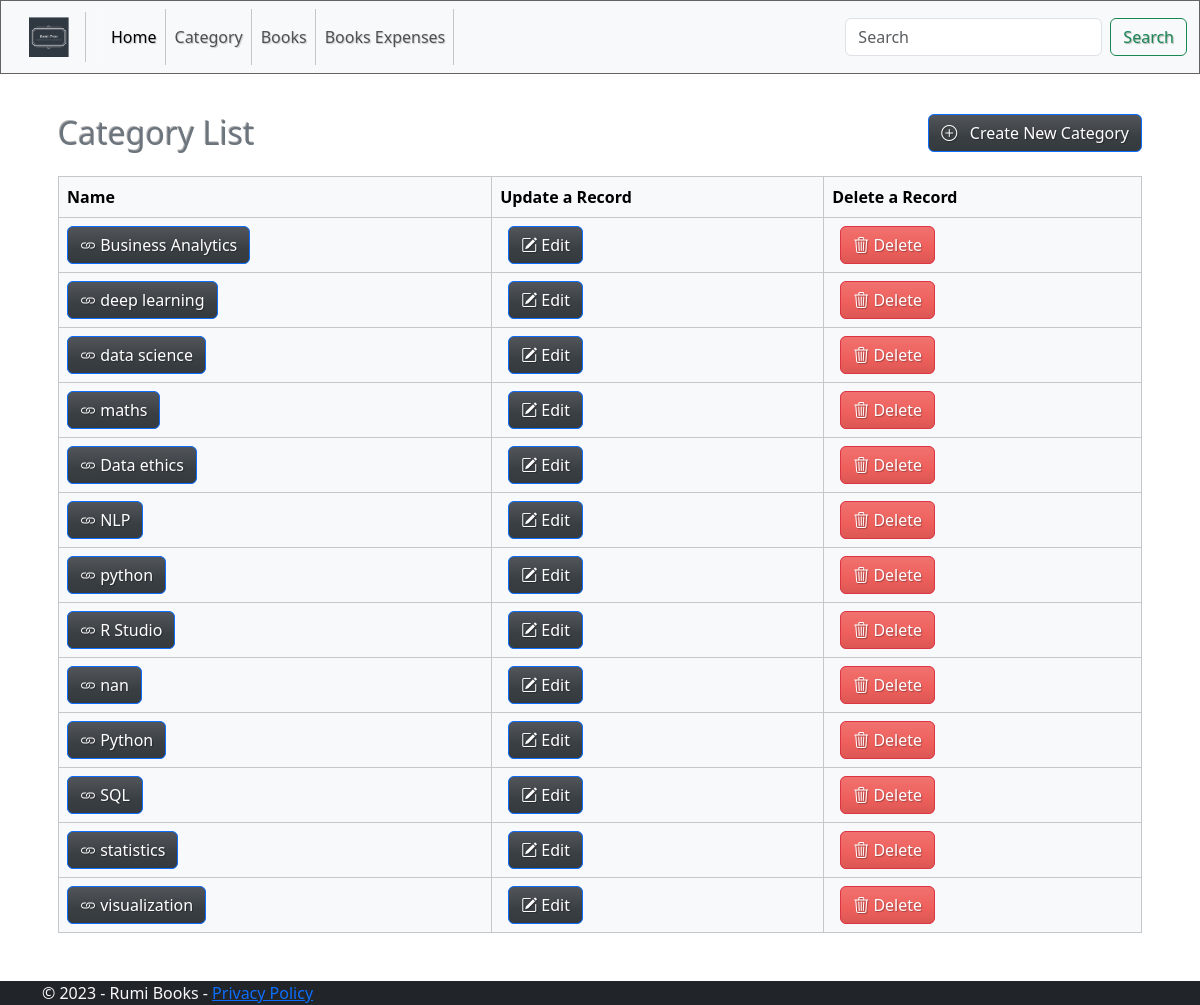
Page /categories/ on the earlier database version.
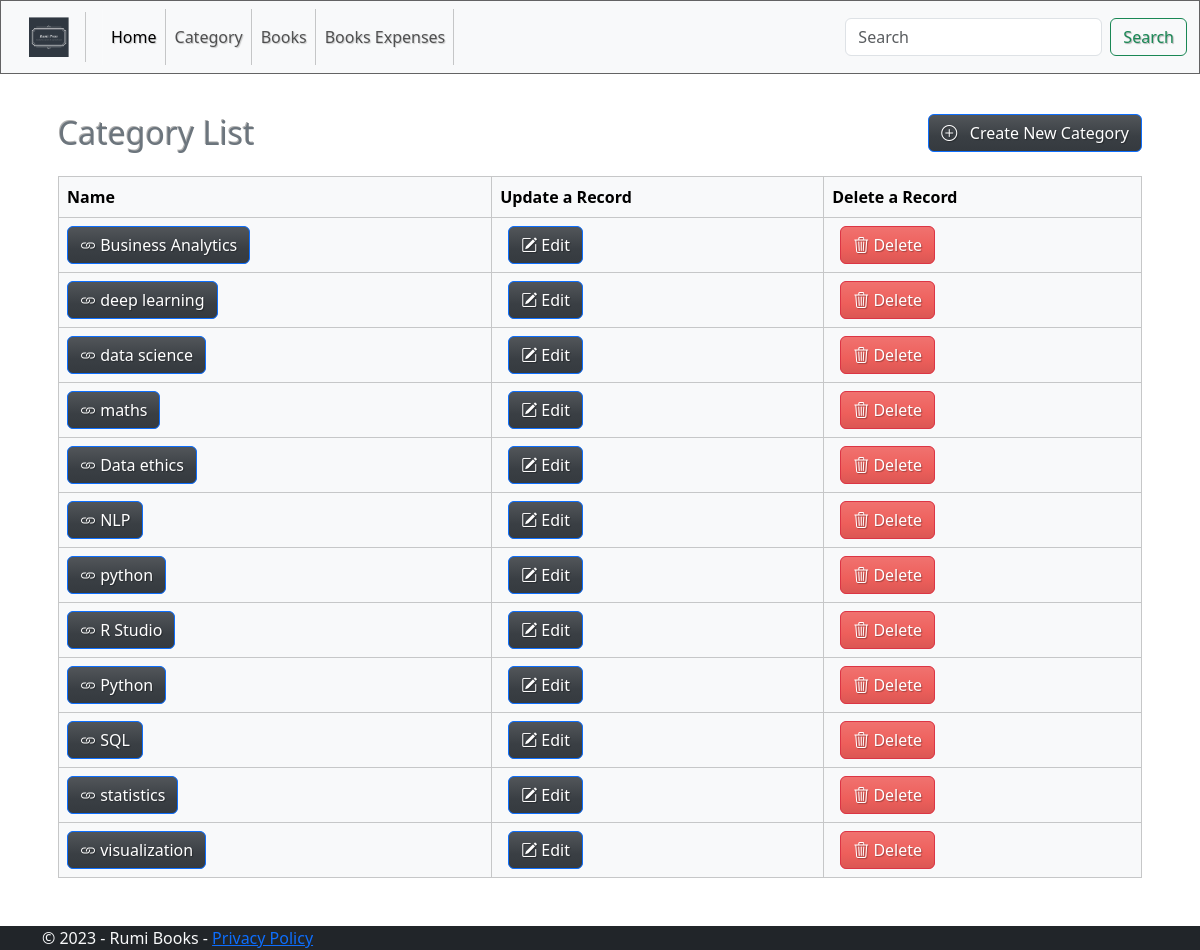
Same page on the later database version.
### rumi_app/models.py (models this page shows, shortened)
class Category(models.Model):
    slug = models.SlugField()
    name = models.CharField(max_length=255, db_index=True)

### rumi_app/views.py (the view)
# urls.py: path('categories/', CategoryListView.as_view(), name='category_list'),
class CategoryListView(ListView):
    model = Category
    template_name = 'category/category_list.html'
    context_object_name = 'categories'

### templates/category/category_list.html
{% extends 'base.html' %}
{% block content %}
  <div class="container p-3">
    <div class="row pt-4 mb-3">
        <div class="col-6">
            <h2 class="text-secondary"> Category List </h2>
        </div>
        <div class="col-6 text-end">
            <a href="{% url 'category_create' %}" class="btn btn-primary">
                <i class="bi bi-plus-circle"></i> &nbsp; Create New Category
            </a>
        </div>
    </div>
  <table class="table table-bordered table-light tabble-striped" style="width: 100%;">
    <thead>
      <tr>
        <th>Name</th>
        <th>Update a Record</th>
        <th>Delete a Record</th>
      </tr>
    </thead>
    <tbody>
      {% for category in categories %}
        <tr>
          <td width="40%">
            <a href="{% url 'books_by_category' category.id %}" class="btn btn-primary" > <i class="bi bi-link"></i> {{ category.name }}</a>
        </td>
          <td>
            <div class="w-auto btn-group" role="group">
              <a class="btn btn-primary mx-2" href="{% url 'category_update' category.id %}" >
                  <i class="bi bi-pencil-square"></i>
                  Edit
              </a>
          </div>
          </td>
          <td>
            <div class="w-auto btn-group" role="group">
              <a class="btn btn-danger mx-2"href="{% url 'category_delete' category.id %}">
                  <i class="bi bi-trash3"></i>
                  Delete
              </a>
          </div>
          </td>
        </tr>
      {% endfor %}
    </tbody>
  </table>
</div>
{% endblock %}

Differences in the rows shown:
removed Category: name "nan"
